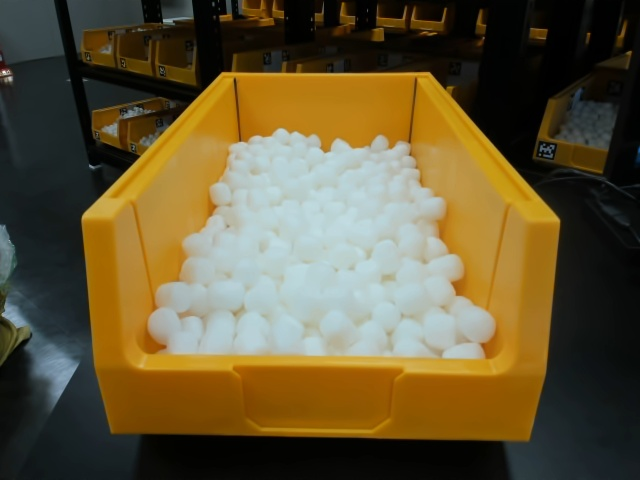
#> input picture openCV_lecture/0_high.jpg, 640 x 480 px
$ python 3.1_matplotlib_SH.py
#> lines starting #> are read from the running program, lines starting #| are printed output that depends on the picture
import matplotlib.pyplot as plt
import numpy as np

a = np.array([2,6,7,3,12,8,4,5])
plt.plot(a)
plt.show()
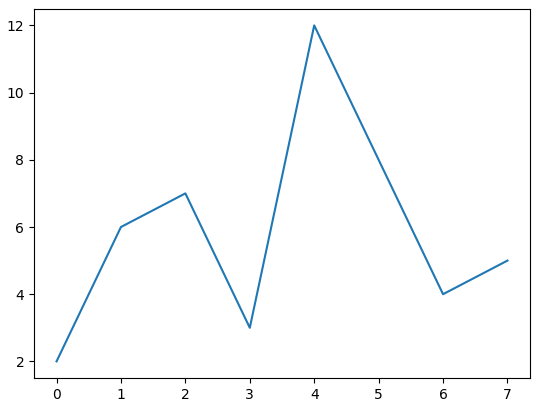
#> figure drawn by matplotlib, 1 panel

# 2. y=x^2 그래프 그리기
x = np.arange(10)
# x = [0 1 2 3 4 5 6 7 8 9] * 2
# y = x numpy 의 제곱값
y = x**2
print(y)
plt.plot(x,y)

plt.show()
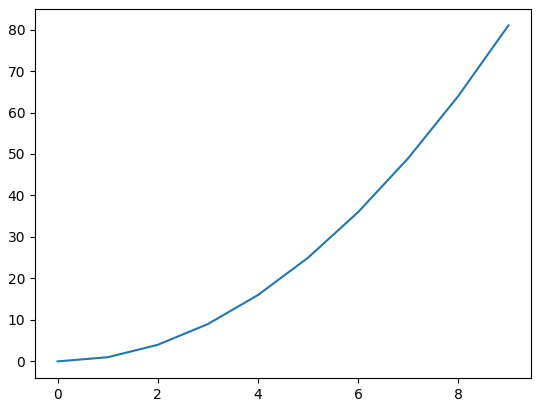
#> figure drawn by matplotlib, 1 panel; curve peaks at x = 9, y = 81

x = np.arange(10)
y = x**2
"""
- : 실선
-. : 점 이음선
. : 점
o : 원
^ : 정삼각형
> : 우 삼각형
2 : 작은 정삼각형
4 : 작은 우 삼각형
p : 오각형
h : 육각형
D : 다이아몬드 표
-- : 이음선
: : 점선
, : 픽셀
v : 역삼각형
< : 좌 삼각형
1 : 작은 역삼각형
3 : 작은 좌 삼각형
s : 사각형
* : 별표
+ : 더하기 표
x : 엑스 표
"""
x = np.arange(10)
f1 = x + 5
f2 = x **2
f3 = x **2 + x*2

plt.plot(x, 'r--')
plt.plot(f1, 'g-')
plt.plot(f2, 'bv')
plt.plot(f3, 'ks')
plt.show()
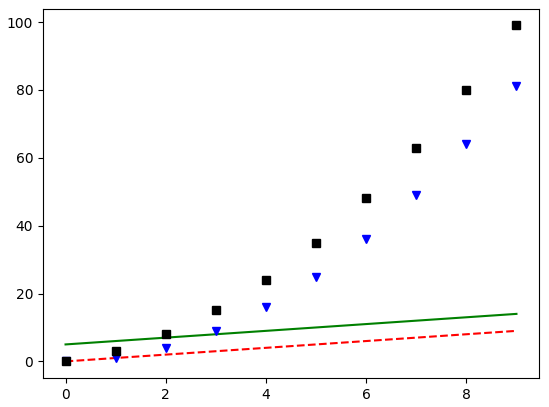
#> figure drawn by matplotlib, 1 panel; curve peaks at x = 9, y = 9; curve peaks at x = 9, y = 14; curve peaks at x = 9, y = 81


# subplot
x = np.arange(10)
plt.subplot(2, 2, 1) #221 -> 2행 2열 중의 첫번째 사진 또는 그래프
plt.plot(x, x**2)

plt.subplot(2, 2, 2) #222 -> 2행 2열의 두번째 그래프
plt.plot(x, x*5)

plt.subplot(223)
plt.plot(x, np.sin(x))

plt.subplot(224)
plt.plot(x, np.tan(x))

plt.show()
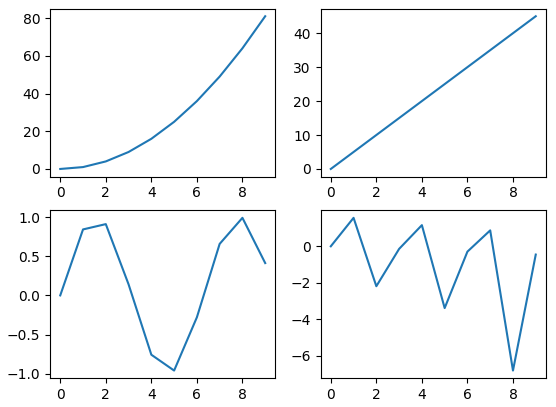
#> figure drawn by matplotlib, 4 panels; panel 1: curve peaks at x = 9, y = 81; panel 2: curve peaks at x = 9, y = 45; panel 3: curve peaks at x = 8, y = 0.989; panel 4: curve peaks at x = 1, y = 1.56

import cv2
img = cv2.imread('0_high.jpg') # BGR [1,2,3]
#> img is the input picture: shape (480, 640, 3); mean B, G, R 54.4, 86.2, 99.1
plt.imshow(img[:, :, ::-1])
#img[:, :, :] 3차원의 모든 내용을 선택한다. 이때 마지막 측의 길이가 3이므로 다시 img[:, :, ::]로 바꿀수 있음
#이 때 마지막 축의 요소를 거꾸로 뒤집기 위해, img[:, :, ::-1] -> img[:, :, (2,1,0)] - > 0, 1, 2 -> BGR -> RGB
plt.xticks([])
plt.yticks([])
plt.show()
